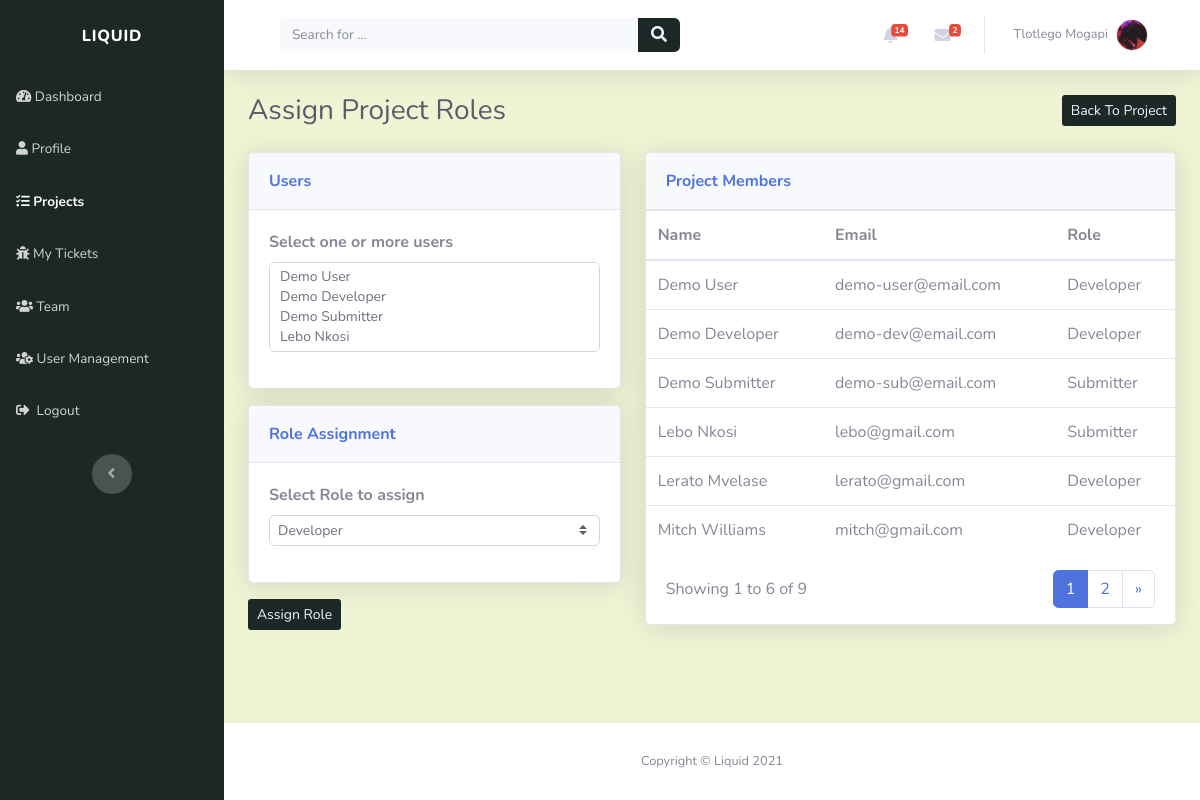
The page /projects/roles/reactjs-expense-tracker-app-qkhvylyg/ (signed in) on the database its author committed.
### account/models.py (models this page shows, shortened)
class Profile(models.Model):
    user = models.OneToOneField(settings.AUTH_USER_MODEL, on_delete=models.CASCADE, unique=True)
    profile_picture = models.ImageField(default='profile_images/default.jpg', upload_to='profile_images', blank=True)
    website = models.URLField(blank=True)
    first_name = models.CharField(max_length=30, blank=True)
    last_name = models.CharField(max_length=30, blank=True)
    address = models.CharField(max_length=50, blank=True)
    city = models.CharField(max_length=50, blank=True)
    country = models.CharField(max_length=50, blank=True)
    slug = models.SlugField(unique=True, blank=True)
    def __str__(self):
        return self.user.email

class Account(AbstractBaseUser):
    email = models.EmailField(verbose_name="email", max_length=30, unique=True)
    username = models.CharField(max_length=30, unique=True)
    date_created = models.DateTimeField(verbose_name="date created", auto_now_add=True)
    last_login = models.DateTimeField(verbose_name="last login", auto_now=True)
    is_admin = models.BooleanField(default=False)
    is_staff = models.BooleanField(default=True)
    is_active = models.BooleanField(default=True)
    is_super_user = models.BooleanField(default=False)
    USERNAME_FIELD = 'email'
    REQUIRED_FIELDS = ['username']
    objects = AccountManager()

### projects/models.py (models this page shows, shortened)
class ProjectRole(models.Model):
    ROLE = (
        ('Project Manager', 'Project Manager'),
        ('Developer', 'Developer'),
        ('Submitter', 'Submitter'),
        ('Unassigned', 'Unassigned'),
    )
    user = models.ForeignKey(Profile, on_delete=models.CASCADE)
    project = models.ForeignKey(Project, on_delete=models.CASCADE)
    user_role = models.CharField(max_length=20, choices=ROLE, default='Un-assigned')
    created_on = models.DateTimeField(verbose_name="date added", auto_now_add=True)

### projects/views.py (the view)
# urls.py: path('roles/<slug:slug>/', views.project_roles_view, name="manage_roles"),
@login_required(login_url='login_page')
def project_roles_view(request, slug):
    user = request.user
    project = get_object_or_404(Project, slug=slug)
    if not (is_admin(user) or is_project_manager(user, project)):
        raise PermissionDenied
    context = {}
    context['project'] = project
    if request.method == "POST":
        form = ProjectRolesForm(request.POST or None)
        context['form'] = form
        if form.is_valid():
            role = form.cleaned_data['role']
            members = form.cleaned_data.get("members")
            for member_id in members:
                user = get_object_or_404(Profile, id=member_id)
                member_role = ProjectRole.objects.filter(user=user).filter(project=project).first()
                member_role.user_role = role
                member_role.save()
            return redirect('manage_roles', slug=project.slug)
    else:
        project_roles = ProjectRole.objects.filter(project=project).exclude(user_role="Project Manager").order_by('user__first_name')
        form_member_choices = ((role.user.id, role.user.first_name + " " + role.user.last_name) for role in project_roles)
        form = ProjectRolesForm()
        form.fields['members'].choices = form_member_choices
        page = request.GET.get('page', 1)
        users_paginator = Paginator(project_roles, 6)
        try:
            project_roles = users_paginator.page(page)
        except PageNotAnInteger:
            project_roles = users_paginator.page(USERS_PER_PAGE)
        except EmptyPage:
            project_roles = users_paginator.page(users_paginator.num_pages)
        context['user_roles'] = project_roles
        context['form'] = form
    return render(request, "projects/assign_roles.html", context)

### projects/forms.py
class ProjectRolesForm(forms.Form):
    role = forms.ChoiceField(choices=ROLE_CHOICES, widget=forms.Select(attrs={'class': select_styling}))
    members = forms.MultipleChoiceField(choices=((str(p.id), p.first_name + " " + p.last_name)
                                                 for p in Profile.objects.all().order_by('first_name')), widget=forms.SelectMultiple(attrs={'class': select_styling}))

### index/custom_processors.py (called while the page is built)
def profile_processor(request):
    if request.user.is_authenticated:
        user = request.user
        user_profile = get_object_or_404(Profile, user=user)
        user_messages = DirectMessage.objects.filter(receiver=user_profile).filter(status='UNREAD').order_by('-created_on')[:5]
        user_alerts = Alert.objects.filter(user=user_profile).filter(status='UNREAD').order_by('-created_on')[:5]
        return {'profile': user_profile, 'direct_messages': user_messages, 'alerts': user_alerts}
    else:
        return{}

### projects/views.py (called while the page is built)
def is_admin(user):
    return user.is_admin

### projects/templates/projects/assign_roles.html (shortened to what this page needs)
{% extends "index/header.html" %}
{% block content %}
<div class="d-sm-flex justify-content-between align-items-center mb-4">
    <h3 class="text-dark mb-0">Assign Project Roles</h3>
    <a class="btn btn-sm d-none d-sm-inline-block" role="button"
        href="{% url 'view_project' project.slug %}" style="background: rgb(28, 40, 38);
        color: aliceblue;">Back To Project
    </a>
</div>
<div class="row mb-3">
    <div class="col-lg-5">
        <form method="POST" action="{% url 'manage_roles' project.slug %}">
            <div class="row">
                <div class="col">
                    <div class="card shadow mb-3">
                        <div class="card-header py-3">
                            <p class="text-primary m-0 font-weight-bold" style="color: rgb(28, 40, 38)">
                                Users
                            </p>
                        </div>
                        <div class="card-body">
                            <div class="form-row">
                                <div class="col">
                                    <div class="form-group">
                                        <label for="username"><strong>Select one or more users</strong></label
                                        >{{ form.members }}
                                    </div>
                                </div>
                            </div>
                        </div>
                    </div>
                </div>
            </div>
            <div class="row">
                <div class="col">
                    <div class="card shadow mb-3">
                        <div class="card-header py-3">
                            <p class="text-primary m-0 font-weight-bold" style="color: rgb(28, 40, 38)">
                                Role Assignment
                            </p>
                        </div>
                        <div class="card-body">
                            <div class="form-row">
                                <div class="col">
                                    <div class="form-group">
                                        <label for="username"><strong>Select Role to assign</strong></label
                                        >{{ form.role }}
                                    </div>
                                </div>
                            </div>
                        </div>
                    </div>
                    <div class="form-row">
                        <div class="col">
                            <div class="form-group">
                                <button
                                        class="btn btn-sm"
                                        type="submit"
                                        style="background: rgb(28, 40, 38); color: aliceblue;"
                                    >
                                    Assign Role
                                </button>
                            </div>
                        </div>
                    </div>
                </div>
            </div>
        </form>
    </div>
    <div class="col-lg-7">
        <div class="row">
            <div class="col">
                <div class="card shadow mb-3">
                    <div class="card-header py-3">
                        <p class="text-primary m-0 font-weight-bold" style="color: rgb(28, 40, 38)">
                            Project Members
                        </p>
                    </div>
                    <div class="table-responsive table mt-0" id="dataTable" role="grid"
                        aria-describedby="dataTable_info">
                        <table class="table my-0" id="dataTable" aria-describedby="users">
                            <thead>
                                <tr>
                                    <th scope="col">Name</th>
                                    <th scope="col">Email</th>
                                    <th scope="col">Role</th>
                                </tr>
                            </thead>
                            <tbody>
                                {% for user in user_roles %}
                                <tr style="white-space: nowrap">
                                    <td>{{user.user.first_name}} {{user.user.last_name}}</td>
                                    <td>{{ user.user }}</td>
                                    <td>{{ user.user_role|title }}</td>
                                </tr>
                                {%endfor%}
                            </tbody>
                        </table>
                    </div>
                    <div style="margin-left: 20px; margin-right: 20px">
                        {% include 'projects/snippets/users_pagination.html' with users=user_roles %}
                    </div>
                </div>
            </div>
        </div>
    </div>
</div>
{% endblock %}

### index/templates/index/snippets/navbar.html (shortened to what this page needs)
<nav
	class="navbar navbar-light navbar-expand bg-white shadow mb-4 topbar static-top"
	style="background: rgb(238, 244, 212)"
>
	<div class="container-fluid">
		<div class="container-fluid">
			<form
				method="GET"
				action="{% url 'index_page' %}"
				target="_self"
				class="form-inline d-none d-sm-inline-block mr-auto ml-md-3 my-2 my-md-0 mw-100 navbar-search"
			>
				<div class="input-group">
					<input
						class="bg-light form-control border-0 small"
						type="search"
						placeholder="Search for ..."
						value="{{query}}"
						name="q"
						required
					/>
					<div class="input-group-append">
						<button class="btn py-0" type="submit" style="background: rgb(28, 40, 38); color: aliceblue;">
							<em class="fas fa-search"></em>
						</button>
					</div>
				</div>
			</form>
			<ul class="nav navbar-nav flex-nowrap ml-auto">
				<li class="nav-item dropdown no-arrow mx-1">
					<div class="nav-item dropdown no-arrow">
						<a class="dropdown-toggle nav-link" data-toggle="dropdown" aria-expanded="false" href="#"
							>{% if alerts %}<span class="badge badge-danger badge-counter"
								>{{profile.alert_set.all.count}}</span
							>
							{%endif%}<em class="fas fa-bell fa-fw"></em
						></a>
					</div>
				</li>
				<li class="nav-item dropdown no-arrow mx-1">
					<div class="nav-item dropdown no-arrow">
						<a class="dropdown-toggle nav-link" data-toggle="dropdown" aria-expanded="false" href="#"
							><em class="fas fa-envelope fa-fw"></em>{% if direct_messages %}<span
								class="badge badge-danger badge-counter"
								>{{profile.direct_messages.all.count}}</span
							>{%endif%}</a
						>
					</div>
				</li>
				<li class="nav-item dropdown no-arrow">
					<div class="nav-item dropdown no-arrow">
						<a class="dropdown-toggle nav-link" data-toggle="dropdown" aria-expanded="false" href="#"
							><span class="d-none d-lg-inline mr-2 text-gray-600 small">
								{% if profile.first_name and profile.last_name %} {{profile.first_name}}
								{{profile.last_name}} {% else %} {{user}} {%endif%}
							</span>
							<img
								class="border rounded-circle img-profile"
								src="{{profile.profile_picture.url}}"
								alt="user image"
							/>
						</a>
					</div>
				</li>
			</ul>
		</div>
	</div>
</nav>

### rows shown on the page
Profile: alert_set.all.count "14", direct_messages.all.count "2", first_name "Tlotlego", last_name "Mogapi", profile_picture (picture)
ProjectRole: user.first_name "Demo", user.last_name "User", user "demo-user@email.com", user_role "Developer"
ProjectRole: user.first_name "Demo", user.last_name "Developer", user "demo-dev@email.com", user_role "Developer"
ProjectRole: user.first_name "Demo", user.last_name "Submitter", user "demo-sub@email.com", user_role "Submitter"
ProjectRole: user.first_name "Lebo", user.last_name "Nkosi", user "lebo@gmail.com", user_role "Submitter"
ProjectRole: user.first_name "Lerato", user.last_name "Mvelase", user "lerato@gmail.com", user_role "Developer"
ProjectRole: user.first_name "Mitch", user.last_name "Williams", user "mitch@gmail.com", user_role "Developer"

### other values the page prints
{{ users.start_index }} "1"
{{ users.end_index }} "6"
{{ users.paginator.count }} "9"
{{ i }} "1"
{{ i }} "2"
